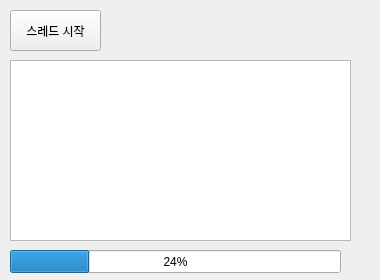
<?xml version="1.0" encoding="UTF-8"?>
<ui version="4.0">
 <class>Form</class>
 <widget class="QWidget" name="Form">
  <property name="geometry">
   <rect>
    <x>0</x>
    <y>0</y>
    <width>380</width>
    <height>280</height>
   </rect>
  </property>
  <property name="minimumSize">
   <size>
    <width>380</width>
    <height>280</height>
   </size>
  </property>
  <property name="maximumSize">
   <size>
    <width>380</width>
    <height>280</height>
   </size>
  </property>
  <property name="windowTitle">
   <string>스레드 테스트</string>
  </property>
  <widget class="QPushButton" name="btnStart">
   <property name="geometry">
    <rect>
     <x>10</x>
     <y>10</y>
     <width>91</width>
     <height>41</height>
    </rect>
   </property>
   <property name="text">
    <string>스레드 시작</string>
   </property>
  </widget>
  <widget class="QTextBrowser" name="txbLog">
   <property name="geometry">
    <rect>
     <x>10</x>
     <y>60</y>
     <width>341</width>
     <height>181</height>
    </rect>
   </property>
  </widget>
  <widget class="QProgressBar" name="pgbTask">
   <property name="geometry">
    <rect>
     <x>10</x>
     <y>250</y>
     <width>331</width>
     <height>23</height>
    </rect>
   </property>
   <property name="value">
    <number>24</number>
   </property>
  </widget>
 </widget>
 <resources/>
 <connections/>
</ui>
